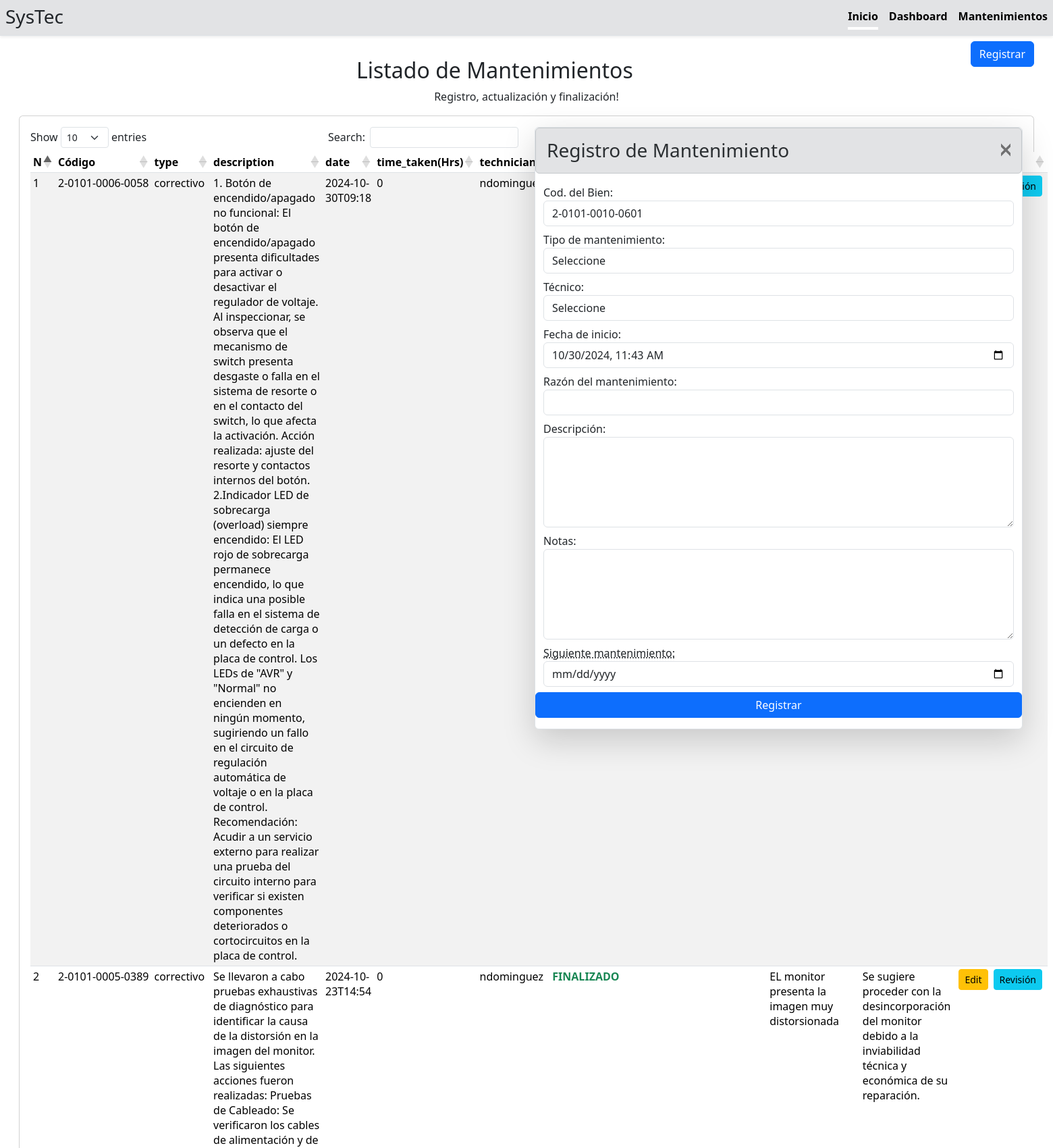
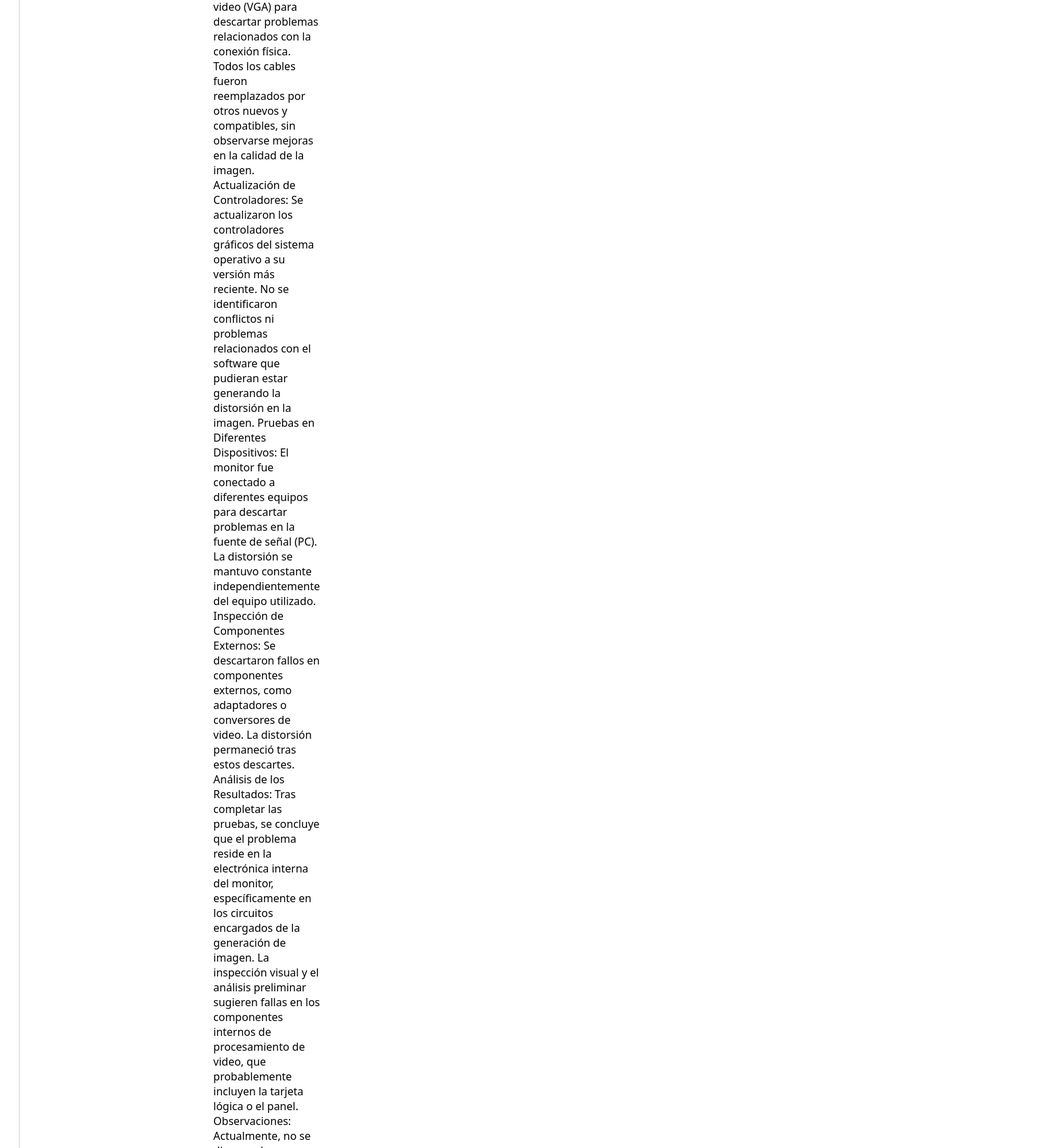
Screenshot of /maintenances.php?modeCreate=true&property_id=76 (upper part) with the database file from the repository (2 pictures, top to bottom).
### tables this page shows
CREATE TABLE maintenances (id INTEGER PRIMARY KEY AUTOINCREMENT, property_id INTEGER, code STRING, type STRING, description STRING, date DATETIME, time_taken INTEGER, technician VARCHAR(255), next_maintenance_date DATETIME, failure_reason TEXT, notes TEXT, status STRING);

CREATE TABLE properties (id INTEGER PRIMARY KEY AUTOINCREMENT, grupo STRING, subgrupo STRING, seccion STRING, ident STRING, adscription STRING, description STRING, model STRING, color STRING, serial STRING, status STRING);

### conn.php (called while the page is built, shortened)
<?php
class DB extends SQLite3
{
    public function index($table,$conditions=null,$fields="*",$sort=null) {
        $stmt = $this->query("SELECT ".$fields." FROM ".$table." ".$conditions." ".$sort);
        $tabla_index = [];
        if ($stmt) {
            while ($row = $stmt->fetchArray()) {
                $tabla_index[] = $row;
            }
        }
        return $tabla_index;
    }
    public function getListProperties($table) {
        $stmt = $this->query("SELECT * FROM ".$table." ");
        $list_arr = [];
        if ($stmt) {
            while ($row = $stmt->fetchArray()) {
                $code = $this->getCodeId($row['id']);
                $list_arr[$row['id']] = $code;
            }
        }
        return $list_arr;
    }
    function getCodeId($id)
    {
        $stmt = $this->query("SELECT * FROM properties WHERE id = ".$id." order by ident ASC");
        if ($stmt) {
            $arr = $stmt->fetchArray();
            $grupo = $arr['grupo'];
            $subgrupo = str_pad($arr['subgrupo'], 4, "0", STR_PAD_LEFT);
            $seccion = str_pad($arr['seccion'], 4, "0", STR_PAD_LEFT);
            $ident = str_pad($arr['ident'], 4, "0", STR_PAD_LEFT);
            return ($arr) ? $grupo.'-'.$subgrupo.'-'.$seccion.'-'.$ident: null;
        }
    }
    function getFirstForId($table,$id)
    {
        $query = "SELECT * FROM ".$table." WHERE id = ".$id."";
        $stmt = $this->query($query);
        $fetchArray = ($stmt) ? $stmt->fetchArray() : null ;
        return $fetchArray ;
    }
}

### maintenances/table/crud.php (the view, shortened to what this page needs)
<table class="table table-striped table-sm table-hover" id="myTable">
    <thead>
        <tr>
            <th>N</th>
            <th>Código</th>
            <th>type</th>
            <th>description</th>
            <th>date</th>
            <th>time_taken(Hrs)</th>
            <th>technician</th>
            <th>status</th>
            <th>next_maintenance_date</th>
            <th>failure_reason</th>
            <th>notes</th>
            <th>Actions</th>
        </tr>
    </thead>
    <tbody>
        <?php $i=1; ?>
        <?php foreach ($maintenances as $maintenance) : ?>
            <tr class=" <?php echo ($maintenance['id'] == $id) ? " table-secondary " : null; ?> ">
                <td><?php echo $i++; ?></td>
                <td class=" text-nowrap"><?php echo $maintenance['code']; ?></td>
                <td><?php echo $maintenance['type']; ?></td>
                <td><?php echo $maintenance['description']; ?></td>
                <td><?php echo $maintenance['date']; ?></td>
                <td><?php echo $maintenance['time_taken']; ?></td>
                <td><?php echo $maintenance['technician']; ?></td>
                <td class="<?php echo ($maintenance['status'] == 'finalizado') ? "text-uppercase fw-bold text-success " : null; ?>"><?php echo $maintenance['status']; ?></td>
                <td><?php echo $maintenance['next_maintenance_date']; ?></td>
                <td><?php echo $maintenance['failure_reason']; ?></td>
                <td><?php echo $maintenance['notes']; ?></td>
                <td>
                    <div class="d-flex justify-content-evenly">
                        <a class="btn btn-warning btn-sm mx-1" href="./maintenances.php?modeEdit=true&id=<?php echo $maintenance['id']; ?>" role="button">Edit</a>
                        <?php if ($maintenance['status'] == 'iniciado' || $maintenance['status'] == 'finalizado') : ?>
                            <a class="btn btn-info btn-sm mx-1" href="./maintenances/actions/status.php?status=revision&id=<?php echo $maintenance['id']; ?>" role="button">Revisión</a>
                        <?php endif; ?>
                    </div>
                </td>
            </tr>
        <?php endforeach; ?>
    </tbody>
</table>

### maintenances/form/fields.php (shortened to what this page needs)
<?php
$property_id = null;
if ($property) {
    $property_id = $property['id'];
}
?>
<div class="container-fluid">
    <div class="row">
        <div class="form-group pb-2">
            <label for="property_id">Cod. del Bien:</label>
            <select class="form-control" name="property_id" id="type">
                <?php foreach ($db->getListProperties("properties") as $key => $value) : ?>
                    <option value=<?php echo $key; ?> <?php echo ($key==$property_id) ? ' selected ' : null; ?>><?php echo $value; ?></option>
                <?php endforeach; ?>
            </select>
        </div>
    </div>
    <div class="row">
        <div class="form-group pb-2">
            <label for="type">Tipo de mantenimiento:</label>
            <select class="form-control" name="type" id="type">
                <option>Seleccione</option>
            </select>
        </div>
    </div>
    <div class="row">
        <div class="form-group pb-2">
            <label for="technician">Técnico:</label>
            <select class="form-control" name="technician" id="technician">
                <option>Seleccione</option>
            </select>
        </div>
    </div>
    <div class="row">
        <div class="form-group pb-2">
            <label for="date">Fecha de inicio:</label>
            <input required type="datetime-local" name="date" id="date" class="form-control" value="<?php echo (array_key_exists('date',$itemArrSeleted)) ? $itemArrSeleted['date'] : date('Y-m-d\TH:i'); ?>" >
        </div>
    </div>
    <div class="row">
        <div class="form-group pb-2">
            <label for="failure_reason">Razón del mantenimiento:</label>
            <input type="text" name="failure_reason" id="failure_reason" class="form-control" value="<?php echo (array_key_exists('failure_reason',$itemArrSeleted)) ? $itemArrSeleted['failure_reason'] : null; ?>" required>
        </div>
    </div>
    <div class="row">
        <div class="form-group pb-2">
            <label for="description">Descripción:</label>
            <textarea name="description" id="description" rows="5" class="form-control no-resize" required><?php echo (array_key_exists('description',$itemArrSeleted)) ? $itemArrSeleted['description'] : null; ?></textarea>
        </div>
    </div>
    <div class="row">
        <div class="form-group pb-2">
            <label for="notes">Notas:</label>
            <textarea name="notes" id="notes" rows="5" class="form-control no-resize"><?php echo (array_key_exists('notes',$itemArrSeleted)) ? $itemArrSeleted['notes'] : null; ?></textarea>
        </div>
    </div>
    <div class="row">
        <div class="form-group pb-2">
            <label for="next_maintenance_date">
                <abbr title="Valor sugerido para el primer lunes dentro de 3 meses">
                    Siguiente mantenimiento:
                </abbr>
            </label>
            <input type="date" name="next_maintenance_date" id="next_maintenance_date" class="form-control" value="<?php echo (array_key_exists('next_maintenance_date',$itemArrSeleted)) ? $itemArrSeleted['next_maintenance_date'] : null; ?>">
        </div>
    </div>
</div>

### rows the page displays
maintenances: code "2-0101-0006-0058", type "correctivo", description "1. Botón de encendido/apagado no funcional: El botón de encendido/apagado presenta dificultades para activar o desactivar el regulador de voltaje. Al inspeccionar, se observa que el mecanismo de switch presenta desgaste o falla en el sistema de resorte o en el contacto del switch, lo que afecta la activación. Acción realizada: ajuste del resorte y contactos internos del botón. 2.Indicador LED de sobrecarga (overload) siempre encendido: El LED rojo de sobrecarga permanece encendido, lo que indica una posible falla en el sistema de detección de carga o un defecto en la placa de control. Los LEDs de \"AVR\" y \"Normal\" no encienden en ningún momento, sugiriendo un fallo en el circuito de…", date "2024-10-30T09:18", time_taken "0", technician "ndominguez"
maintenances: code "2-0101-0005-0389", type "correctivo", date "2024-10-23T14:54", time_taken "0", technician "ndominguez", status "FINALIZADO", failure_reason "EL monitor presenta la imagen muy distorsionada", notes "Se sugiere proceder con la desincorporación del monitor debido a la inviabilidad técnica y económica de su reparación."
properties: property_id "2-0101-0010-0601"
